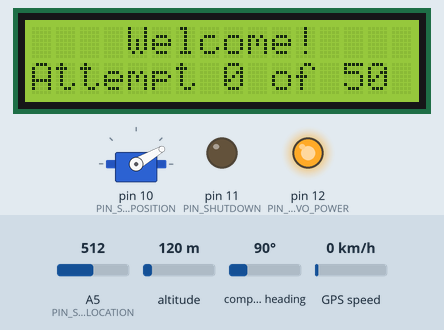
Recording of a sketch running on a simulated Arduino Uno, built with avr-gcc and run on an emulated ATmega328P. Parts: servo, 16×2 character LCD, output pins drawn as LEDs (lit = HIGH). Inputs (shaded band) come from the test bench; at power-on: A5 (PIN_SET_LOCATION) = 512, altitude 120 m, compass heading 90°, GPS speed 0 km/h. EEPROM starts erased; the GPS gets a fix after 3 s at 37.7749, -122.4194 with 8 satellites; pins used as bus, display or sensor lines are not drawn; what the sketch prints to the serial monitor is not drawn.

Above: at 0.1 s.
At 10.3 s:
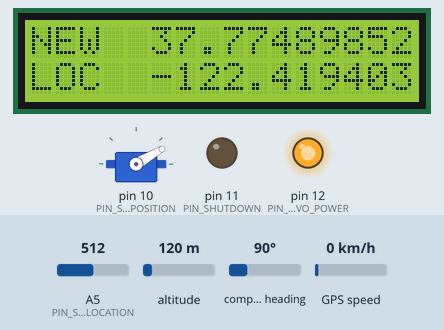
At 25.3 s:
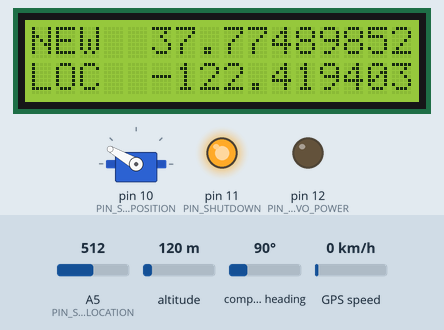
At 35.4 s:
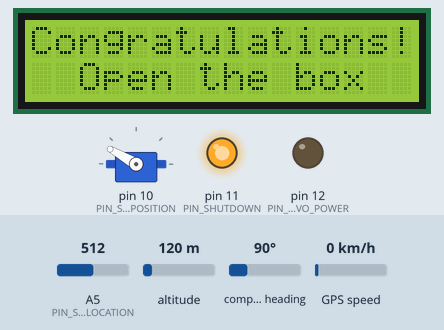
Timing chart, 0 to 36.9 s (numbered marks = the images above):
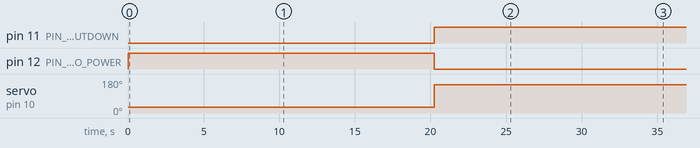

Measured:
- by itself, pin 11 (PIN_SHUTDOWN): LOW → HIGH at 20.3 s
- by itself, pin 12 (PIN_SERVO_POWER): HIGH → LOW at 20.3 s
- by itself, servo on pin 10 (PIN_SERVO_POSITION): 30° → 150° at 20.3 s
- what the display in image 1 shows lasts 10.1 s, from 10.2 s to 20.3 s

The sketch:

PuzzleBox.ino
```cpp
#include <EEPROM.h>
#include <EEPROMAnything.h>
#include <LiquidCrystal.h>
#include <TinyGPS.h>
#include <PWMServo.h>
#include "dots.h"

#define PIN_SERVO_POWER 12
#define PIN_SERVO_POSITION 10

#define PIN_SHUTDOWN 11

#define PIN_SET_LOCATION 5

#define PIN_LCD_RS 2
#define PIN_LCD_RW 3
#define PIN_LCD_EN 4
#define PIN_LCD_D4 5
#define PIN_LCD_D5 6
#define PIN_LCD_D6 7
#define PIN_LCD_D7 8
#define PIN_LCD_BL 9

#define PIN_LOCK_1 0
#define PIN_LOCK_2 1

#define LOCK_VOLT_1 320 //1v56
#define LOCK_VOLT_2 713 //3v48

#define SERVO_LOCK 30
#define SERVO_UNLOCK 150

#define EEPROM_ATTEMPTS 0

#define EEPROM_LOCATION 10

#define MAX_ATTEMPTS 50

#define LOCATION_TOLERANCE 100

#define STRINGIFY(str) #str
#define STRING(str) STRINGIFY(str)

struct Location {
  float lat;
  float lon;
}
loc;

PWMServo servo;
PWMServo bl;
LiquidCrystal lcd(PIN_LCD_RS, PIN_LCD_RW, PIN_LCD_EN, PIN_LCD_D4, PIN_LCD_D5, PIN_LCD_D6, PIN_LCD_D7);
TinyGPS gps;
Dots dots(&lcd);
bool setLoc = false;

void setup()
{
  // Need to make sure power to this pin is killed immediately
  // Otherwise, the box will turn itself off again
  pinMode(PIN_SHUTDOWN, OUTPUT);
  digitalWrite(PIN_SHUTDOWN, LOW);

  // Set up pins
  pinMode(PIN_SERVO_POWER, OUTPUT);
  pinMode(PIN_SERVO_POSITION, OUTPUT);
  pinMode(PIN_LCD_BL, OUTPUT);

  digitalWrite(PIN_SERVO_POWER, HIGH);

  servo.attach(PIN_SERVO_POSITION);
  servo.write(SERVO_LOCK);

  // Enable serial
  Serial.begin(9600);
  Serial.println("Initialised.");

  // Set up LCD
  lcd.begin(16, 2);
  analogWrite(PIN_LCD_BL, 255);
  //bl.attach(PIN_LCD_BL);
  //bl.write(1000);

  // Check to see if unlock circuit is hooked up
  int key1 = analogRead(PIN_LOCK_1);
  int key2 = analogRead(PIN_LOCK_2);
  if(within(key1, LOCK_VOLT_1, 20) && within(key2, LOCK_VOLT_2, 20))
  {
    // unlock the box
    setLcd("Backdoor!", "Unlocking...");
    EEPROM.write(EEPROM_ATTEMPTS, 0);
    Serial.print("Key1");
    Serial.println(key1);
    Serial.print("Key2");
    Serial.println(key2);
    digitalWrite(PIN_SERVO_POWER, LOW);
    servo.write(SERVO_UNLOCK);
    delay(5000);
    digitalWrite(PIN_SHUTDOWN, HIGH);
  }

  if(within(key1, LOCK_VOLT_2, 20) && within(key2, LOCK_VOLT_1, 20))
  {
    // Lock the box
    setLcd("Backdoor!", "Locking...");
    Serial.print("Key1");
    Serial.println(key1);
    Serial.print("Key2");
    Serial.println(key2);
    digitalWrite(PIN_SERVO_POWER, LOW);
    servo.write(SERVO_LOCK);
    delay(5000);
    digitalWrite(PIN_SHUTDOWN, HIGH);
  }

  // Read and increment attempt counter
  unsigned char attempts = EEPROM.read(EEPROM_ATTEMPTS);
  attempts++;

  if(attempts >= MAX_ATTEMPTS)
  {
    setLcd("Maximum number", "of attempts!");
    delay(5000);
    digitalWrite(PIN_SHUTDOWN, HIGH);
  }

  EEPROM.write(EEPROM_ATTEMPTS, attempts);

  EEPROM_readAnything(EEPROM_LOCATION, loc);

  // Display 'Welcome'
  setLcd("    Welcome!    ", "");
  lcd.print("Attempt ");
  lcd.print(attempts);
  lcd.print(" of " STRING(MAX_ATTEMPTS));
  delay(5000);
  lcd.clear();

  // Display 'Searching for signal...'
  setLcd("Searching for", "signal");
  dots.location(7, 2);
  dots.running(true);
}

void loop()
{
  dots.tick();

  if(!setLoc && analogRead(PIN_SET_LOCATION) > 400)
  {
    lcd.clear();

    lcd.setCursor(0, 0);
    lcd.print("CURR ");
    lcd.print(loc.lat, 10);

    lcd.setCursor(0, 1);
    lcd.print("ENT  ");
    lcd.print(loc.lon, 10);

    delay(5000);

    lcd.setCursor(0, 0);
    lcd.print("SET  ");
    lcd.setCursor(0, 1);
    lcd.print("NEW? ");

    delay(100);

    while(analogRead(PIN_SET_LOCATION) < 400)
    {
      delay(1);
    }

    setLoc = true;
    setLcd("Searching for", "signal");
  }

  // Pump serial data into TinyGPS
  if(Serial.available() && gps.encode(Serial.read()))
  {
    float lat, lon;
    unsigned long age;

    gps.f_get_position(&lat, &lon, &age);

    // Check to see if we have aquired a GPS signal
    if(age != TinyGPS::GPS_INVALID_AGE)
    {
      dots.running(false);

      if(setLoc)
      {
        loc.lat = lat;
        loc.lon = lon;

        lcd.clear();

        lcd.setCursor(0, 0);
        lcd.print("NEW  ");
        lcd.print(loc.lat, 10);

        lcd.setCursor(0, 1);
        lcd.print("LOC  ");
        lcd.print(loc.lon, 10);

        delay(10000);

        EEPROM_writeAnything(EEPROM_LOCATION, loc);

        digitalWrite(PIN_SHUTDOWN, HIGH);
      }

      // Calculate distance from here to target
      float distance = TinyGPS::distance_between(lat, lon, loc.lat, loc.lon);

      if(distance <= LOCATION_TOLERANCE)
      {
        digitalWrite(PIN_SERVO_POWER, LOW);
        servo.write(SERVO_UNLOCK);

        // Display congradulations
        setLcd("Congratulations!", "  Open the box  ");
        Serial.print("Latitude: ");
        Serial.println(lat);
        Serial.print("Longitude: ");
        Serial.println(lon);
        Serial.print("Distance: ");
        Serial.println(distance);
      }
      else
      {
        setLcd("    Distance    ", "");
        lcd.setCursor(0, 2);

        if(distance < 1000)
        {
          lcd.print(abs((int)(distance / 1000)));
          lcd.print("km");
        }
        else
        {
          lcd.print(abs((int)distance));
          lcd.print("m");
        }
      }

      delay(5000);
      digitalWrite(PIN_SHUTDOWN, HIGH);
    }
  }

  if(millis() >= 300000)
  {
    setLcd("No signal found.", "Shutdown.");
    delay(2000);
    digitalWrite(PIN_SHUTDOWN, HIGH);
  }
}

void setLcd(char *top, char* bottom)
{
  lcd.clear();
  lcd.setCursor(0, 0);
  lcd.print(top);

  lcd.setCursor(0, 1);
  lcd.print(bottom);
}

bool within(int val, int target, int tolerance)
{
  return val < target + tolerance && val > target - tolerance;
}
```

dots.h
```cpp
#pragma once

class Dots
{
  short _row;
  short _column;
  LiquidCrystal* _lcd;
  bool _running;

  char _current;

public:
  Dots(LiquidCrystal *lcd)
  {
    _current = 0;
    _lcd = lcd;
  }

  void location(short column, short row)
  {
    _column = column;
    _row = row;
  }

  void tick()
  {
    if(!_running)
    {
      return;
    }

    if(millis() % 1000 != 0)
    {
      return;
    }

    if(_current >= 3)
    {
      _current = 0;
      _lcd->setCursor(_column, _row);
      _lcd->write(' ');
      _lcd->write(' ');
      _lcd->write(' ');
      return;
    }

    _lcd->setCursor(_column + _current, _row);
    _lcd->write('.');
    _current++;
  }

  void running(bool running)
  {
    _running = running;
  }
};
```
